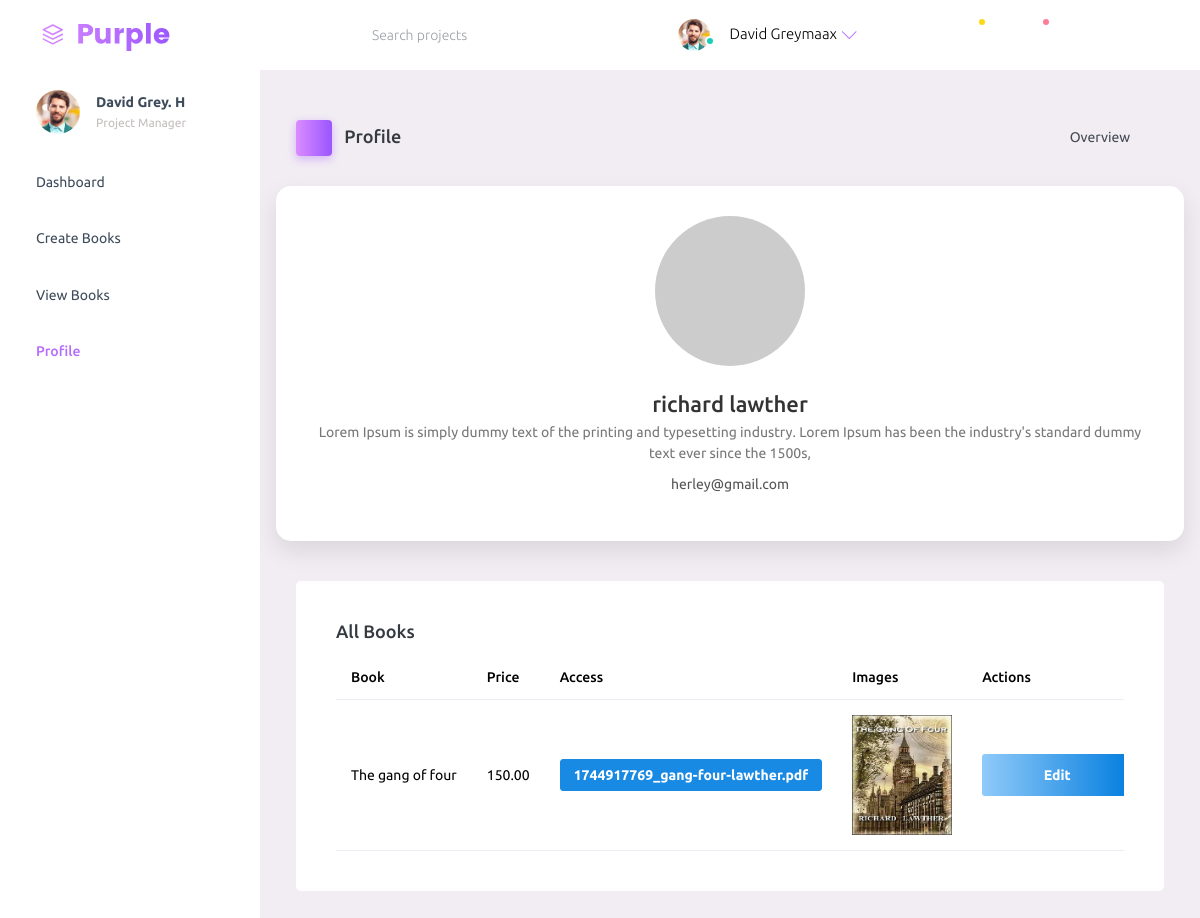
Screenshot of /dashboard/author-auth/auth-profile.php (signed in) with the database file from the repository.
### tables this page shows
CREATE TABLE `authors` (
  `author_id` int(11) NOT NULL,
  `user_id` int(11) DEFAULT NULL,
  `author_name` varchar(30) DEFAULT NULL,
  `bio` text DEFAULT NULL,
  `profile_image` varchar(255) DEFAULT NULL
);

CREATE TABLE `users` (
  `id` int(11) NOT NULL,
  `email` varchar(100) NOT NULL,
  `password` varchar(255) NOT NULL,
  `role_id` int(11) DEFAULT NULL,
  `created_at` timestamp NOT NULL DEFAULT current_timestamp()
);

CREATE TABLE `ebooks` (
  `ebook_id` int(11) NOT NULL,
  `title` varchar(50) NOT NULL,
  `author_id` int(11) DEFAULT NULL,
  `category_id` int(11) DEFAULT NULL,
  `description` text DEFAULT NULL,
  `language` varchar(50) DEFAULT NULL,
  `isbn` varchar(20) DEFAULT NULL,
  `cover_image` varchar(255) DEFAULT NULL,
  `file_path` varchar(255) NOT NULL,
  `price` decimal(10,2) DEFAULT 0.00,
  `is_free` tinyint(1) DEFAULT 0,
  `published_at` date DEFAULT NULL,
  `created_at` datetime DEFAULT current_timestamp()
);

### dashboard/author-auth/auth-profile.php (the view, shortened to what this page needs)
<?php
 include "../assets/includes/header.php"; ?>
    <div class="container-scroller">
      <nav class="navbar default-layout-navbar col-lg-12 col-12 p-0 fixed-top d-flex flex-row">
        <div class="text-center navbar-brand-wrapper d-flex align-items-center justify-content-start">
          <a class="navbar-brand brand-logo" href="index.php"><img src="../assets/images/logo.svg" alt="logo" /></a>
        </div>
        <div class="navbar-menu-wrapper d-flex align-items-stretch">
          <button class="navbar-toggler navbar-toggler align-self-center" type="button" data-toggle="minimize">
            <span class="mdi mdi-menu"></span>
          </button>
          <div class="search-field d-none d-md-block">
            <form class="d-flex align-items-center h-100" action="#">
              <div class="input-group">
                <div class="input-group-prepend bg-transparent">
                  <i class="input-group-text border-0 mdi mdi-magnify"></i>
                </div>
                <input type="text" class="form-control bg-transparent border-0" placeholder="Search projects">
              </div>
            </form>
          </div>
          <ul class="navbar-nav navbar-nav-right">
            <li class="nav-item nav-profile dropdown">
              <a class="nav-link dropdown-toggle" id="profileDropdown" href="#" data-bs-toggle="dropdown" aria-expanded="false">
                <div class="nav-profile-img">
                  <img src="../assets/images/faces/face1.jpg" alt="image">
                  <span class="availability-status online"></span>
                </div>
                <div class="nav-profile-text">
                  <p class="mb-1 text-black">David Greymaax</p>
                </div>
              </a>
            </li>
            <li class="nav-item d-none d-lg-block full-screen-link">
              <a class="nav-link">
                <i class="mdi mdi-fullscreen" id="fullscreen-button"></i>
              </a>
            </li>
            <li class="nav-item dropdown">
              <a class="nav-link count-indicator dropdown-toggle" id="messageDropdown" href="#" data-bs-toggle="dropdown" aria-expanded="false">
                <i class="mdi mdi-email-outline"></i>
                <span class="count-symbol bg-warning"></span>
              </a>
            </li>
            <li class="nav-item dropdown">
              <a class="nav-link count-indicator dropdown-toggle" id="notificationDropdown" href="#" data-bs-toggle="dropdown">
                <i class="mdi mdi-bell-outline"></i>
                <span class="count-symbol bg-danger"></span>
              </a>
            </li>
            <li class="nav-item nav-logout d-none d-lg-block">
              <a class="nav-link" href="#">
                <i class="mdi mdi-power"></i>
              </a>
            </li>
            <li class="nav-item nav-settings d-none d-lg-block">
              <a class="nav-link" href="#">
                <i class="mdi mdi-format-line-spacing"></i>
              </a>
            </li>
          </ul>
        </div>
      </nav>
      <div class="container-fluid page-body-wrapper">
        <nav class="sidebar sidebar-offcanvas" id="sidebar">
          <ul class="nav">
            <li class="nav-item nav-profile">
              <a href="#" class="nav-link">
                <div class="nav-profile-image">
                  <img src="../assets/images/faces/face1.jpg" alt="profile" />
                </div>
                <div class="nav-profile-text d-flex flex-column">
                  <span class="font-weight-bold mb-2">David Grey. H</span>
                  <span class="text-secondary text-small">Project Manager</span>
                </div>
                <i class="mdi mdi-bookmark-check text-success nav-profile-badge"></i>
              </a>
            </li>
            <li class="nav-item">
              <a class="nav-link" href="index.php">
                <span class="menu-title">Dashboard</span>
                <i class="mdi mdi-home menu-icon"></i>
              </a>
            </li>
            <li class="nav-item">
              <a class="nav-link" href="auth-create-ebook.php">
                <span class="menu-title">Create Books</span>
                <i class="mdi mdi-home menu-icon"></i>
              </a>
            </li>
            <li class="nav-item">
              <a class="nav-link" href="auth-view.php">
                <span class="menu-title">View Books</span>
                <i class="mdi mdi-home menu-icon"></i>
              </a>
            </li>
            <li class="nav-item">
              <a class="nav-link" href="auth-profile.php">
                <span class="menu-title">Profile</span>
                <i class="mdi mdi-home menu-icon"></i>
              </a>
            </li>
          </ul>
        </nav>
        <div class="main-panel">
          <div class="content-wrapper">
            <div class="page-header">
              <h3 class="page-title">
                <span class="page-title-icon bg-gradient-primary text-white me-2">
                  <i class="mdi mdi-home"></i>
                </span> Profile
              </h3>
              <nav aria-label="breadcrumb">
                <ul class="breadcrumb">
                  <li class="breadcrumb-item active" aria-current="page">
                    <span></span>Overview <i class="mdi mdi-alert-circle-outline icon-sm text-primary align-middle"></i>
                  </li>
                </ul>
              </nav>
            </div>
            <div class="row">
            <div class="profile-card col-md-12 grid-margin ">
            <?php
                $authorsql = "SELECT author_id FROM authors where user_id = " . $_SESSION['user_id'] ;
                $author_id = $conn->query($authorsql);
                $num = mysqli_num_rows($author_id);
                $sql = "SELECT author_name, bio, profile_image FROM authors WHERE author_id = $num";
                $result = $conn->query($sql);
                    $row = $result->fetch_assoc();
                    if (!empty($row['profile_image'])) {
                        $imagePath = "../uploads/images/" . htmlspecialchars($row['profile_image']);
                    } else {
                        $imagePath = "https://randomuser.me/api/portraits/men/75.jpg";
                    }
                    if (!empty($row['author_name'])) {
                        $author_name = htmlspecialchars($row['author_name']);
                    } else {
                        $author_name = "User";
                    }
                    if (!empty($row['bio'])) {
                        $bio = htmlspecialchars($row['bio']);
                    } else {
                        $bio = "Lorem Ipsum is simply dummy text of the printing and typesetting industry. Lorem Ipsum has been the industry's standard dummy text ever since the 1500s,";
                    }
                    $emailsql = "SELECT email FROM users WHERE id = " . $_SESSION['user_id'];
                    $emailresult = $conn->query($emailsql);
                    $emailrow = $emailresult->fetch_assoc();
                    if (!empty($emailrow['email'])) {
                        $email = htmlspecialchars($emailrow['email']);
                    } else {
                        $email = "abc@gmail.com";
                    }
                    echo '<img src="' . $imagePath . '" alt="User Picture" class="profile-pic" style="height:150px; width:150px;">';
                    echo '<h2 class="name">'. $author_name .'</h2>';
                    echo '<p class="bio">'. $bio .'</p>';
                    echo '<p class="email">'. $email .'</p>';
                ?>
            </div>
            </div>
            <div class="row">
              <div class="col-12 grid-margin">
                <div class="card">
                  <div class="card-body">
                    <h4 class="card-title">All Books</h4>
                    <div class="table-responsive">
                    <table class="table">
                    <thead>
                      <tr>
                        <th>Book</th>
                        <th>Price</th>
                        <th>Access</th>
                        <th>Images</th>
                        <th>Actions</th>
                      </tr>
                    </thead>
                    <tbody>
                      <?php
                      $authorsql = "SELECT author_id FROM authors where user_id = " . $_SESSION['user_id'] ;
                      $author_id = $conn->query($authorsql);
                      $num = mysqli_num_rows($author_id);
                      $sql = "SELECT * FROM ebooks where author_id = " . $num ;
                      $result = $conn->query($sql);
                      if ($result->num_rows > 0):
                        while ($row = $result->fetch_assoc()):
                      ?>
                          <tr>
                            <td><?= htmlspecialchars($row['title']) ?></td>
                            <td><?= htmlspecialchars($row['price']) ?></td>
                            <td>
                              <?php if (!empty($row['file_path'])): ?>
                                <a href="../uploads/files/<?= htmlspecialchars($row['file_path']) ?>" class="btn btn-info btn-sm" download>
                                  <?= basename($row['file_path']) ?>
                                </a>
                              <?php else: ?>
                                <span>No File Available</span>
                              <?php endif; ?>
                            </td>
                            <td>
                              <?php if (!empty($row['cover_image'])): ?>
                                <img src="../uploads/images/<?= htmlspecialchars($row['cover_image']) ?>" alt="Cover Image" style="width: 100px; height: 120px; border-radius: 0;">
                              <?php else: ?>
                                <img src="https://via.placeholder.com/100x150?text=No+Image" alt="No Image" style="width: 100px; height: 150px; border-radius: 0;">
                              <?php endif; ?>
                            </td>
                            <td>
                              <span>
                                <a href="edit-book-form.php?id=<?= $row['ebook_id'] ?>" class="btn btn-gradient-info btn-fw">Edit</a>
                              </span>
                            </td>
                          </tr>
                      <?php
                        endwhile;
                      else:
                        echo "<p class='text-center'>No eBooks found.</p>";
                      endif;
                      ?>
                    </tbody>
                  </table>
                    </div>
                  </div>
                </div>
              </div>
            </div>
          </div>
        </div>
      </div>
    </div>
    <?php include "../assets/includes/footer.php"; ?>

### dashboard/author-auth/auth-profile.php (style rules this page uses)
.profile-card { background: #fff; padding: 30px; border-radius: 15px; text-align: center; box-shadow: 0 10px 25px rgba(0,0,0,0.1); width: 100%; }
.profile-pic { width: 100px; height: 100px; object-fit: cover; border-radius: 50%; margin-bottom: 15px; }
.name { margin: 10px 0 5px; font-size: 22px; color: #333; }
.bio { font-size: 14px; color: #777; margin: 5px 0; }
.email { font-size: 14px; color: #555; margin-top: 10px; }

### rows the page displays
authors: author_name "richard lawther", bio "Lorem Ipsum is simply dummy text of the printing and typesetting industry. Lorem Ipsum has been the industry's standard dummy text ever since the 1500s,"
users: email "herley@gmail.com"
ebooks: title "The gang of four", price "150.00", file_path "1744917769_gang-four-lawther.pdf", cover_image (picture)
